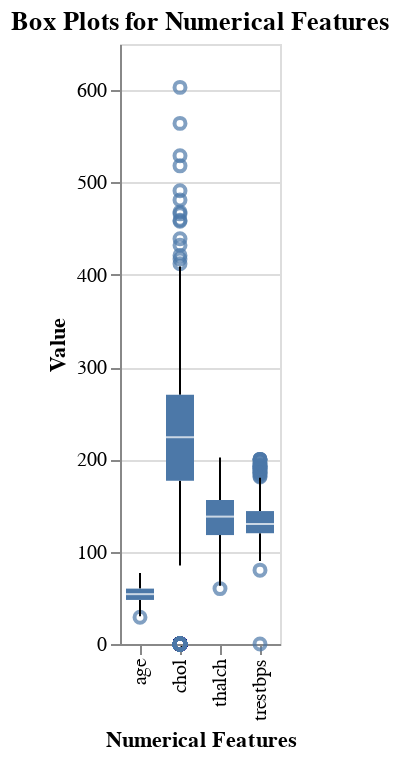
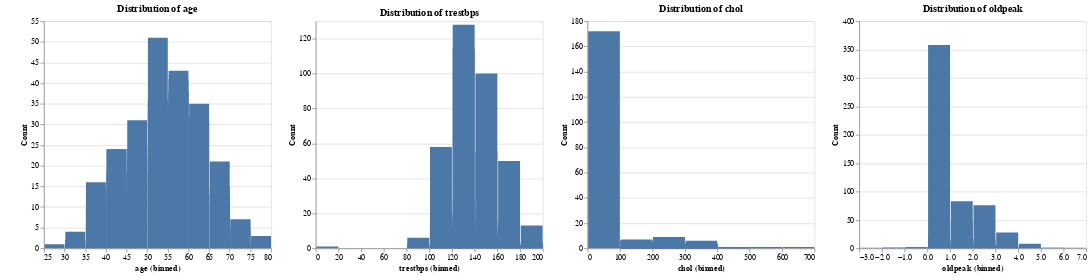
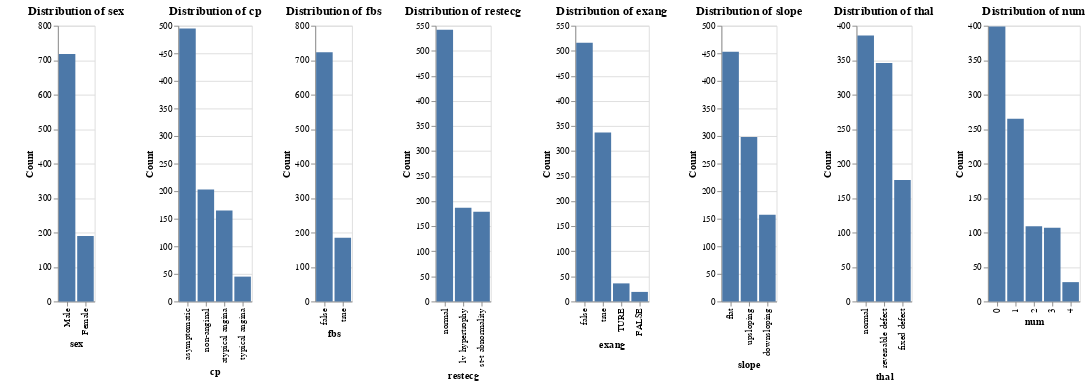
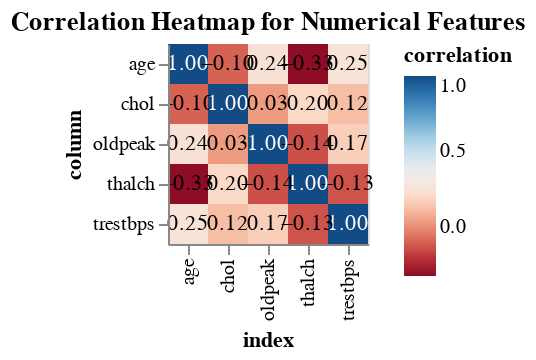

Notebook code for these charts, in order:
### Code cell
import altair as alt
import numpy as np

# 1. Check for missing values in all columns and display the count of missing values for each column
missing_values = df_heart_disease.isnull().sum()

# Display columns with missing values and their counts
print("\nMissing Values per Column:\n")
print(missing_values[missing_values > 0].to_markdown(numalign="left", stralign="left"))
print("\nDescriptive Statistics:\n", df_heart_disease.describe().to_markdown(numalign="left", stralign="left"))
# 2. Check for outliers in the `oldpeak` column using the IQR method
Q1 = df_heart_disease['oldpeak'].quantile(0.25)
Q3 = df_heart_disease['oldpeak'].quantile(0.75)
IQR = Q3 - Q1
lower_bound = Q1 - 1.5 * IQR
upper_bound = Q3 + 1.5 * IQR
#Box Plots for Numerical Columns
numerical_columns = ['age', 'trestbps', 'chol', 'thalch']
df_melted = df_heart_disease[numerical_columns].melt(var_name='Feature', value_name='Value')
box_plot = alt.Chart(df_melted).mark_boxplot().encode(
    x=alt.X('Feature:N', axis=alt.Axis(title='Numerical Features')),
    y=alt.Y('Value:Q'),
    tooltip=['Feature', 'Value']
).properties(
    title='Box Plots for Numerical Features'
).interactive()
box_plot.save('box_plots_numerical_features.json')
box_plot.show()
# Identify outliers
outliers = df_heart_disease[(df_heart_disease['oldpeak'] < lower_bound) | (df_heart_disease['oldpeak'] > upper_bound)]

# 3. If there are outliers, display the number of outliers
if not outliers.empty:
    num_outliers = len(outliers)
    print(f"\nNumber of outliers in 'oldpeak': {num_outliers}")

# 4, 5, 6, 7. Create subplots for numerical columns and plot histograms
numerical_columns = ['age', 'trestbps', 'chol', 'oldpeak']
fig = alt.vconcat()

for col in numerical_columns:
    chart = alt.Chart(df_heart_disease).mark_bar().encode(
        x=alt.X(col + ':Q', bin=True),
        y=alt.Y('count()', title='Count'),
        tooltip=[col + ':Q', 'count()']
    ).properties(
        title=f'Distribution of {col}'
    ).interactive()

    fig |= chart

fig.save('numerical_columns_histograms.json')
fig.show()

# 8, 9, 10, 11. Create another figure with subplots for categorical variables and plot countplots
categorical_columns = ['sex', 'cp', 'fbs', 'restecg', 'exang', 'slope', 'thal', 'num']
cat_fig = alt.vconcat()

for col in categorical_columns:
    chart = alt.Chart(df_heart_disease).mark_bar().encode(
        x=alt.X(col + ':N', sort='-y'),
        y=alt.Y('count()', title='Count'),
        tooltip=[col, 'count()']
    ).properties(
        title=f'Distribution of {col}'
    ).interactive()

    cat_fig |= chart

cat_fig.save('categorical_columns_countplots.json')
cat_fig.show()
numerical_columns_with_oldpeak = ['age', 'trestbps', 'chol', 'thalch', 'oldpeak']
correlation_matrix = df_heart_disease[numerical_columns_with_oldpeak].corr()
corr_df = correlation_matrix.reset_index().melt('index', var_name='column', value_name='correlation')
# Create the base chart with encodings
base = alt.Chart(corr_df).encode(
    x='index:O',
    y='column:O',
    color=alt.Color('correlation:Q', scale=alt.Scale(scheme='redblue')),  # Use a valid scheme like 'redblue'
    tooltip=['index', 'column', 'correlation']
)

# Heatmap layer
heatmap = base.mark_rect()

# Text layer for annotations
text = base.mark_text(baseline='middle').encode(
    text=alt.Text('correlation:Q', format='.2f'),
    color=alt.condition(
        alt.datum.correlation > 0.5,
        alt.value('white'),
        alt.value('black')   
    )
)

# Combine layers and set properties
corr_heatmap = (heatmap + text).properties(
    title='Correlation Heatmap for Numerical Features'
).interactive()

# Save the plot
corr_heatmap.save('correlation_heatmap_numerical_features.json')
corr_heatmap.show()

### Figure 1 — Vega-Lite specification as saved in the notebook (floating-point values rounded to 4 significant figures; data arrays with more than 128 entries replaced by an {"elided": "..."} marker saying what was removed)
{"config": {"view": {"continuousWidth": 300, "continuousHeight": 300}}, "data": {"name": "data-c83aa0a276600a83b9cd17b2b2cf947d"}, "mark": {"type": "boxplot"}, "encoding": {"tooltip": [{"field": "Feature", "type": "nominal"}, {"field": "Value", "type": "quantitative"}], "x": {"axis": {"title": "Numerical Features"}, "field": "Feature", "type": "nominal"}, "y": {"field": "Value", "type": "quantitative"}}, "params": [{"name": "param_74", "select": {"type": "interval", "encodings": ["x", "y"]}, "bind": "scales"}], "title": "Box Plots for Numerical Features", "$schema": "https://vega.github.io/schema/vega-lite/v5.17.0.json", "datasets": {"data-c83aa0a276600a83b9cd17b2b2cf947d": {"elided": "3632 records"}}}

### Figure 2 — Vega-Lite specification as saved in the notebook (floating-point values rounded to 4 significant figures; data arrays with more than 128 entries replaced by an {"elided": "..."} marker saying what was removed)
{"config": {"view": {"continuousWidth": 300, "continuousHeight": 300}}, "hconcat": [{"vconcat": []}, {"data": {"name": "data-da48e0d37abfb26ad4ed11140a313731"}, "mark": {"type": "bar"}, "encoding": {"tooltip": [{"field": "age", "type": "quantitative"}, {"aggregate": "count", "type": "quantitative"}], "x": {"bin": true, "field": "age", "type": "quantitative"}, "y": {"aggregate": "count", "title": "Count", "type": "quantitative"}}, "name": "view_65", "title": "Distribution of age"}, {"data": {"name": "data-da48e0d37abfb26ad4ed11140a313731"}, "mark": {"type": "bar"}, "encoding": {"tooltip": [{"field": "trestbps", "type": "quantitative"}, {"aggregate": "count", "type": "quantitative"}], "x": {"bin": true, "field": "trestbps", "type": "quantitative"}, "y": {"aggregate": "count", "title": "Count", "type": "quantitative"}}, "name": "view_66", "title": "Distribution of trestbps"}, {"data": {"name": "data-da48e0d37abfb26ad4ed11140a313731"}, "mark": {"type": "bar"}, "encoding": {"tooltip": [{"field": "chol", "type": "quantitative"}, {"aggregate": "count", "type": "quantitative"}], "x": {"bin": true, "field": "chol", "type": "quantitative"}, "y": {"aggregate": "count", "title": "Count", "type": "quantitative"}}, "name": "view_67", "title": "Distribution of chol"}, {"data": {"name": "data-da48e0d37abfb26ad4ed11140a313731"}, "mark": {"type": "bar"}, "encoding": {"tooltip": [{"field": "oldpeak", "type": "quantitative"}, {"aggregate": "count", "type": "quantitative"}], "x": {"bin": true, "field": "oldpeak", "type": "quantitative"}, "y": {"aggregate": "count", "title": "Count", "type": "quantitative"}}, "name": "view_68", "title": "Distribution of oldpeak"}], "params": [{"name": "param_75", "select": {"type": "interval", "encodings": ["x", "y"]}, "bind": "scales", "views": ["view_65"]}, {"name": "param_76", "select": {"type": "interval", "encodings": ["x", "y"]}, "bind": "scales", "views": ["view_66"]}, {"name": "param_77", "select": {"type": "interval", "encodings": ["x", "y"]}, "bind": "scales", "views": ["view_67"]}, {"name": "param_78", "select": {"type": "interval", "encodings": ["x", "y"]}, "bind": "scales", "views": ["view_68"]}], "$schema": "https://vega.github.io/schema/vega-lite/v5.17.0.json", "datasets": {"data-da48e0d37abfb26ad4ed11140a313731": {"elided": "908 records"}}}

### Figure 3 — Vega-Lite specification as saved in the notebook (floating-point values rounded to 4 significant figures; data arrays with more than 128 entries replaced by an {"elided": "..."} marker saying what was removed)
{"config": {"view": {"continuousWidth": 300, "continuousHeight": 300}}, "hconcat": [{"vconcat": []}, {"data": {"name": "data-da48e0d37abfb26ad4ed11140a313731"}, "mark": {"type": "bar"}, "encoding": {"tooltip": [{"field": "sex", "type": "nominal"}, {"aggregate": "count", "type": "quantitative"}], "x": {"field": "sex", "sort": "-y", "type": "nominal"}, "y": {"aggregate": "count", "title": "Count", "type": "quantitative"}}, "name": "view_69", "title": "Distribution of sex"}, {"data": {"name": "data-da48e0d37abfb26ad4ed11140a313731"}, "mark": {"type": "bar"}, "encoding": {"tooltip": [{"field": "cp", "type": "nominal"}, {"aggregate": "count", "type": "quantitative"}], "x": {"field": "cp", "sort": "-y", "type": "nominal"}, "y": {"aggregate": "count", "title": "Count", "type": "quantitative"}}, "name": "view_70", "title": "Distribution of cp"}, {"data": {"name": "data-da48e0d37abfb26ad4ed11140a313731"}, "mark": {"type": "bar"}, "encoding": {"tooltip": [{"field": "fbs", "type": "nominal"}, {"aggregate": "count", "type": "quantitative"}], "x": {"field": "fbs", "sort": "-y", "type": "nominal"}, "y": {"aggregate": "count", "title": "Count", "type": "quantitative"}}, "name": "view_71", "title": "Distribution of fbs"}, {"data": {"name": "data-da48e0d37abfb26ad4ed11140a313731"}, "mark": {"type": "bar"}, "encoding": {"tooltip": [{"field": "restecg", "type": "nominal"}, {"aggregate": "count", "type": "quantitative"}], "x": {"field": "restecg", "sort": "-y", "type": "nominal"}, "y": {"aggregate": "count", "title": "Count", "type": "quantitative"}}, "name": "view_72", "title": "Distribution of restecg"}, {"data": {"name": "data-da48e0d37abfb26ad4ed11140a313731"}, "mark": {"type": "bar"}, "encoding": {"tooltip": [{"field": "exang", "type": "nominal"}, {"aggregate": "count", "type": "quantitative"}], "x": {"field": "exang", "sort": "-y", "type": "nominal"}, "y": {"aggregate": "count", "title": "Count", "type": "quantitative"}}, "name": "view_73", "title": "Distribution of exang"}, {"data": {"name": "data-da48e0d37abfb26ad4ed11140a313731"}, "mark": {"type": "bar"}, "encoding": {"tooltip": [{"field": "slope", "type": "nominal"}, {"aggregate": "count", "type": "quantitative"}], "x": {"field": "slope", "sort": "-y", "type": "nominal"}, "y": {"aggregate": "count", "title": "Count", "type": "quantitative"}}, "name": "view_74", "title": "Distribution of slope"}, {"data": {"name": "data-da48e0d37abfb26ad4ed11140a313731"}, "mark": {"type": "bar"}, "encoding": {"tooltip": [{"field": "thal", "type": "nominal"}, {"aggregate": "count", "type": "quantitative"}], "x": {"field": "thal", "sort": "-y", "type": "nominal"}, "y": {"aggregate": "count", "title": "Count", "type": "quantitative"}}, "name": "view_75", "title": "Distribution of thal"}, {"data": {"name": "data-da48e0d37abfb26ad4ed11140a313731"}, "mark": {"type": "bar"}, "encoding": {"tooltip": [{"field": "num", "type": "quantitative"}, {"aggregate": "count", "type": "quantitative"}], "x": {"field": "num", "sort": "-y", "type": "nominal"}, "y": {"aggregate": "count", "title": "Count", "type": "quantitative"}}, "name": "view_76", "title": "Distribution of num"}], "params": [{"name": "param_79", "select": {"type": "interval", "encodings": ["x", "y"]}, "bind": "scales", "views": ["view_69"]}, {"name": "param_80", "select": {"type": "interval", "encodings": ["x", "y"]}, "bind": "scales", "views": ["view_70"]}, {"name": "param_81", "select": {"type": "interval", "encodings": ["x", "y"]}, "bind": "scales", "views": ["view_71"]}, {"name": "param_82", "select": {"type": "interval", "encodings": ["x", "y"]}, "bind": "scales", "views": ["view_72"]}, {"name": "param_83", "select": {"type": "interval", "encodings": ["x", "y"]}, "bind": "scales", "views": ["view_73"]}, {"name": "param_84", "select": {"type": "interval", "encodings": ["x", "y"]}, "bind": "scales", "views": ["view_74"]}, {"name": "param_85", "select": {"type": "interval", "encodings": ["x", "y"]}, "bind": "scales", "views": ["view_75"]}, {"name": "param_86", "select": {"type": "interval", "encodings": ["x", "y"]}, "bind": "scales", "views": ["view_76"]}], "$schema": "https://vega.github.io/schema/vega-lite/v5.17.0.json", "datasets": {"data-da48e0d37abfb26ad4ed11140a313731": {"elided": "908 records"}}}

### Figure 4 — Vega-Lite specification as saved in the notebook (floating-point values rounded to 4 significant figures)
{"config": {"view": {"continuousWidth": 300, "continuousHeight": 300}}, "layer": [{"mark": {"type": "rect"}, "encoding": {"color": {"field": "correlation", "scale": {"scheme": "redblue"}, "type": "quantitative"}, "tooltip": [{"field": "index", "type": "nominal"}, {"field": "column", "type": "nominal"}, {"field": "correlation", "type": "quantitative"}], "x": {"field": "index", "type": "ordinal"}, "y": {"field": "column", "type": "ordinal"}}, "name": "view_78"}, {"mark": {"type": "text", "baseline": "middle"}, "encoding": {"color": {"condition": {"test": "(datum.correlation > 0.5)", "value": "white"}, "value": "black"}, "text": {"field": "correlation", "format": ".2f", "type": "quantitative"}, "tooltip": [{"field": "index", "type": "nominal"}, {"field": "column", "type": "nominal"}, {"field": "correlation", "type": "quantitative"}], "x": {"field": "index", "type": "ordinal"}, "y": {"field": "column", "type": "ordinal"}}}], "data": {"name": "data-1ede23d25835b94554e6d6974c7b899e"}, "params": [{"name": "param_87", "select": {"type": "interval", "encodings": ["x", "y"]}, "bind": "scales", "views": ["view_78"]}], "title": "Correlation Heatmap for Numerical Features", "$schema": "https://vega.github.io/schema/vega-lite/v5.17.0.json", "datasets": {"data-1ede23d25835b94554e6d6974c7b899e": [{"index": "age", "column": "age", "correlation": 1.0}, {"index": "trestbps", "column": "age", "correlation": 0.254}, {"index": "chol", "column": "age", "correlation": -0.09997}, {"index": "thalch", "column": "age", "correlation": -0.3281}, {"index": "oldpeak", "column": "age", "correlation": 0.2427}, {"index": "age", "column": "trestbps", "correlation": 0.254}, {"index": "trestbps", "column": "trestbps", "correlation": 1.0}, {"index": "chol", "column": "trestbps", "correlation": 0.1175}, {"index": "thalch", "column": "trestbps", "correlation": -0.1334}, {"index": "oldpeak", "column": "trestbps", "correlation": 0.1671}, {"index": "age", "column": "chol", "correlation": -0.09997}, {"index": "trestbps", "column": "chol", "correlation": 0.1175}, {"index": "chol", "column": "chol", "correlation": 1.0}, {"index": "thalch", "column": "chol", "correlation": 0.1979}, {"index": "oldpeak", "column": "chol", "correlation": 0.0299}, {"index": "age", "column": "thalch", "correlation": -0.3281}, {"index": "trestbps", "column": "thalch", "correlation": -0.1334}, {"index": "chol", "column": "thalch", "correlation": 0.1979}, {"index": "thalch", "column": "thalch", "correlation": 1.0}, {"index": "oldpeak", "column": "thalch", "correlation": -0.1396}, {"index": "age", "column": "oldpeak", "correlation": 0.2427}, {"index": "trestbps", "column": "oldpeak", "correlation": 0.1671}, {"index": "chol", "column": "oldpeak", "correlation": 0.0299}, {"index": "thalch", "column": "oldpeak", "correlation": -0.1396}, {"index": "oldpeak", "column": "oldpeak", "correlation": 1.0}]}}
